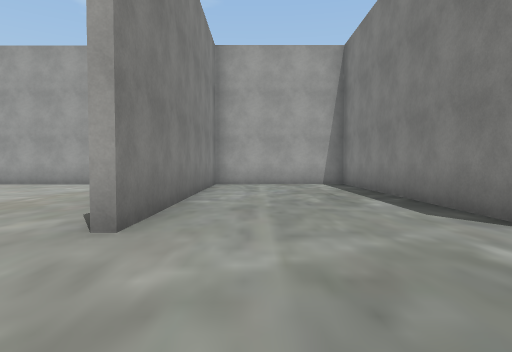
view 1 (above)

15 first-person views from a walk through a Unity game level. The camera is 1.3 m above the floor, tilts 2° down and sees 75° across. The floor is counted in squares, 2 m on a side. Each view is taken from the middle of a square. On the plan, view 1 faces up. The plan holds only what a view shows up to about 10 squares ahead; the rest is blank. The place goes on beyond the plan. Some surface patterns are stand-ins.

view 2
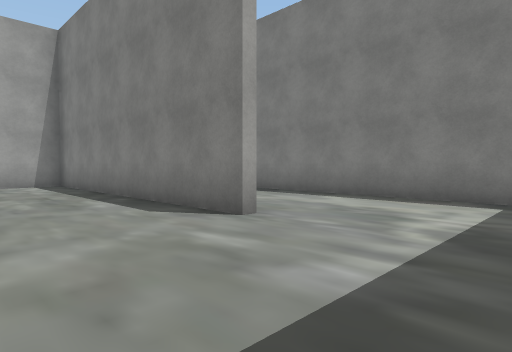

view 3
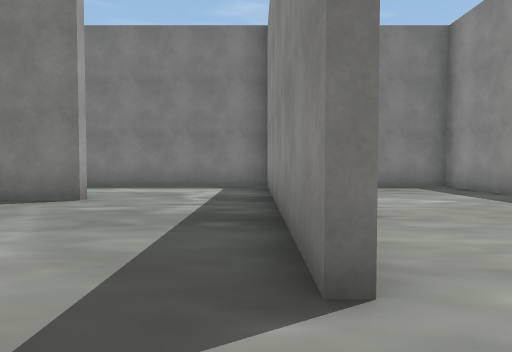

view 4
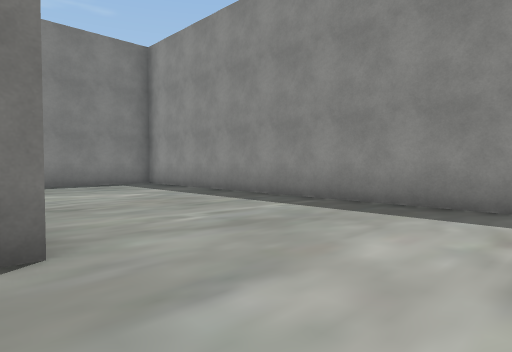

view 5
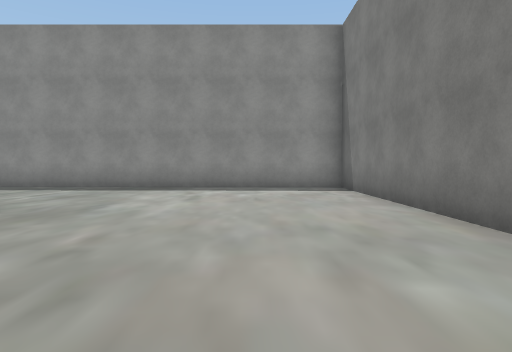

view 6
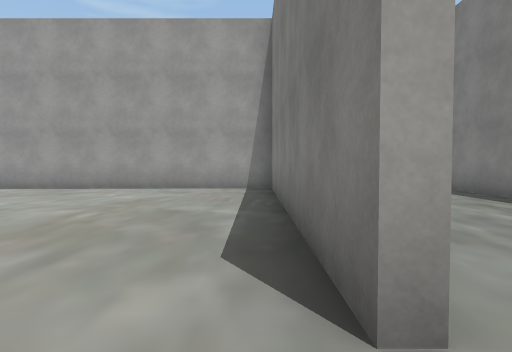

view 7
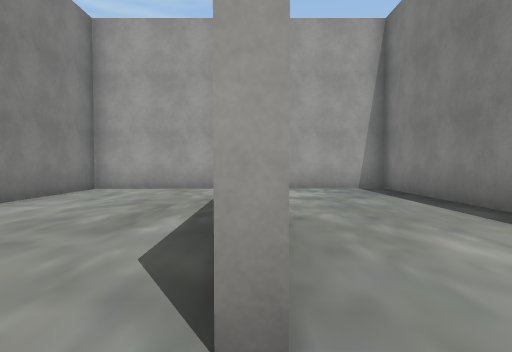

view 8
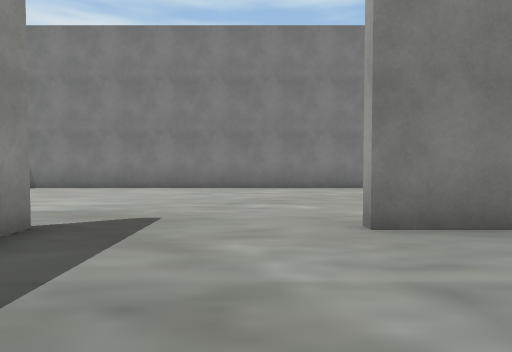

view 9
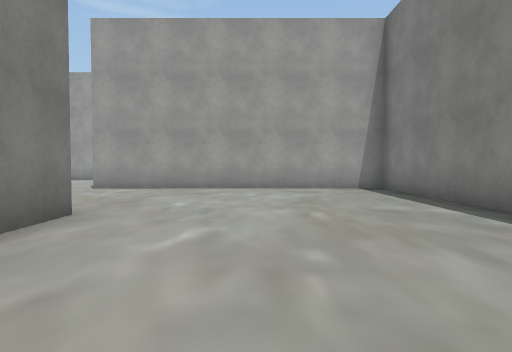

view 10
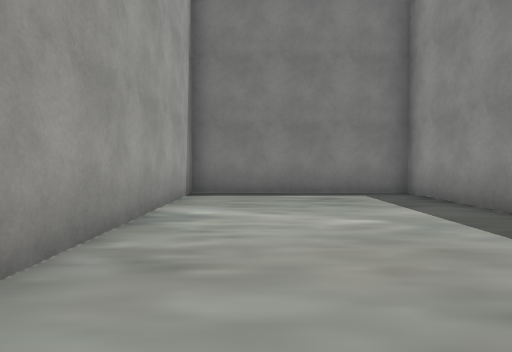

view 11
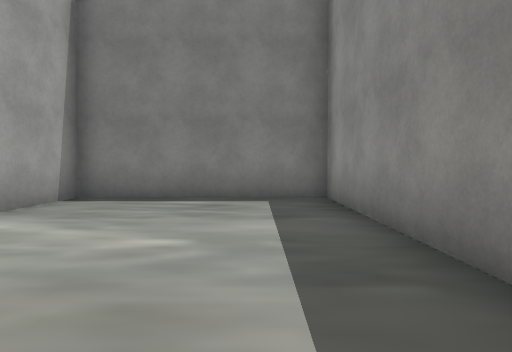

view 12
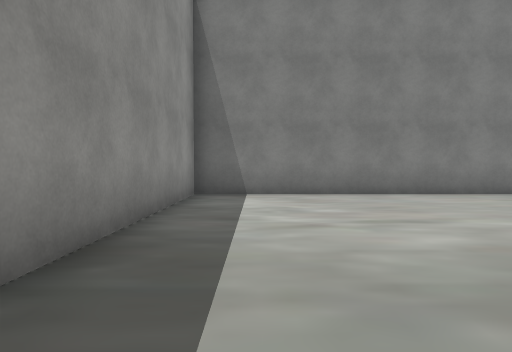

view 13
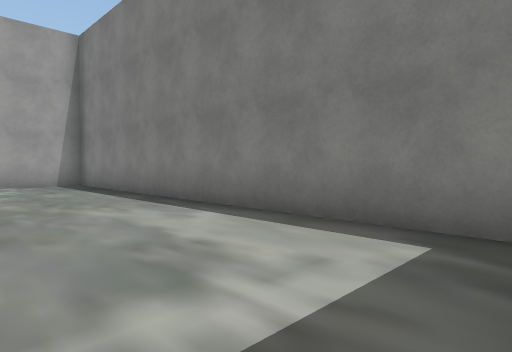

view 14
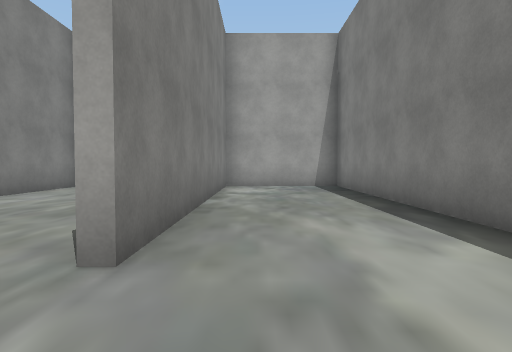

view 15
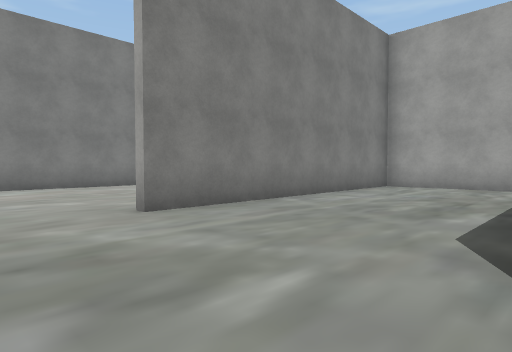

### Floor plan
Points are (right, up) in squares from view 1. A wall is a line through its corners. A room is listed if a view was taken in it or the views show most of it. See-through windows are left out.
Room 1 (views 1, 2, 3, 4, 5, 6, 7, 8, 9, 10, 11, 12, 13, 14, 15)
walls: (-1.6, 3.1) (-1.6, 10.9) (-9.5, 10.9); (-1.5, -0.3) (6, -0.3); (2.9, 3) (2.9, 10.9) (-1.3, 10.9) (-1.3, 3.1); (-7.4, 6.4) (-7.4, -5.4) (6.4, -5.4) (6.4, -0.6) (0.8, -0.6); (6.4, -0.4) (6.4, 10.9) (3.1, 10.9) (3.1, 3)

Where each view was taken, in squares from view 1:
view 1: 0 up, 0 right, facing up
view 2: 0 up, 0 right, facing up-right
view 3: 0 up, 3 left, facing right
view 4: 0 up, 4 left, facing down-right
view 5: 4 up, 5 left, facing down
view 6: 2 up, 2 left, facing up
view 7: 2 up, 3 right, facing up
view 8: 2 up, 2 right, facing left
view 9: 2 up, 5 left, facing up
view 10: 2 down, 1 left, facing right
view 11: 4 down, 0 right, facing right
view 12: 4 down, 0 right, facing left
view 13: 0 up, 3 right, facing up-right
view 14: 1 up, 4 right, facing up
view 15: 1 up, 3 right, facing up-left
